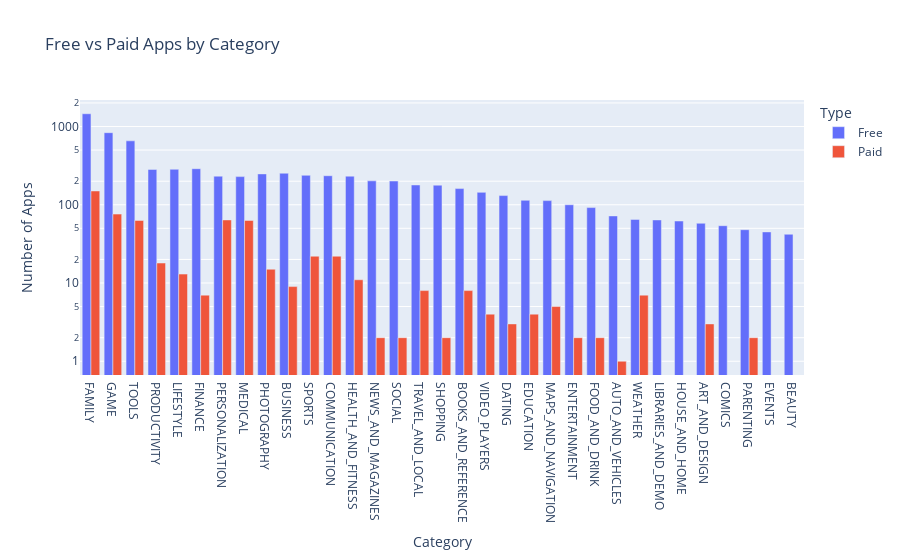

Here is the notebook cell this chart was saved with:
### Markdown cell above
Unsurprisingly the biggest categories have the most paid apps. However, there might be some patterns if we put the numbers of a graph!

### Code cell
g_bar = px.bar(df_free_vs_paid, 
               x='Category', 
               y='App',
               title='Free vs Paid Apps by Category',
               color='Type', 
               barmode='group',)

g_bar.update_layout(xaxis_title='Category',
                    yaxis_title='Number of Apps',
                    xaxis={'categoryorder':'total descending'},
                    yaxis=dict(type='log'),
                    )

g_bar.show()

### Figure 1 — Plotly figure (JSON) as saved in the notebook; plotly's stock layout.template omitted (floating-point values rounded to 4 significant figures)
{"data": [{"alignmentgroup": "True", "hovertemplate": "Type=Free<br>Category=%{x}<br>App=%{y}<extra></extra>", "legendgroup": "Free", "marker": {"color": "#636efa", "pattern": {"shape": ""}}, "name": "Free", "offsetgroup": "Free", "orientation": "v", "showlegend": true, "textposition": "auto", "x": ["ART_AND_DESIGN", "AUTO_AND_VEHICLES", "BEAUTY", "BOOKS_AND_REFERENCE", "BUSINESS", "COMICS", "COMMUNICATION", "DATING", "EDUCATION", "ENTERTAINMENT", "EVENTS", "FAMILY", "FINANCE", "FOOD_AND_DRINK", "GAME", "HEALTH_AND_FITNESS", "HOUSE_AND_HOME", "LIBRARIES_AND_DEMO", "LIFESTYLE", "MAPS_AND_NAVIGATION", "MEDICAL", "NEWS_AND_MAGAZINES", "PARENTING", "PERSONALIZATION", "PHOTOGRAPHY", "PRODUCTIVITY", "SHOPPING", "SOCIAL", "SPORTS", "TOOLS", "TRAVEL_AND_LOCAL", "VIDEO_PLAYERS", "WEATHER"], "xaxis": "x", "y": [58, 72, 42, 161, 253, 54, 235, 131, 114, 100, 45, 1456, 289, 92, 834, 232, 62, 64, 284, 113, 229, 202, 48, 232, 248, 283, 178, 201, 238, 656, 179, 144, 65], "yaxis": "y", "type": "bar"}, {"alignmentgroup": "True", "hovertemplate": "Type=Paid<br>Category=%{x}<br>App=%{y}<extra></extra>", "legendgroup": "Paid", "marker": {"color": "#EF553B", "pattern": {"shape": ""}}, "name": "Paid", "offsetgroup": "Paid", "orientation": "v", "showlegend": true, "textposition": "auto", "x": ["ART_AND_DESIGN", "AUTO_AND_VEHICLES", "BOOKS_AND_REFERENCE", "BUSINESS", "COMMUNICATION", "DATING", "EDUCATION", "ENTERTAINMENT", "FAMILY", "FINANCE", "FOOD_AND_DRINK", "GAME", "HEALTH_AND_FITNESS", "LIFESTYLE", "MAPS_AND_NAVIGATION", "MEDICAL", "NEWS_AND_MAGAZINES", "PARENTING", "PERSONALIZATION", "PHOTOGRAPHY", "PRODUCTIVITY", "SHOPPING", "SOCIAL", "SPORTS", "TOOLS", "TRAVEL_AND_LOCAL", "VIDEO_PLAYERS", "WEATHER"], "xaxis": "x", "y": [3, 1, 8, 9, 22, 3, 4, 2, 150, 7, 2, 76, 11, 13, 5, 63, 2, 2, 64, 15, 18, 2, 2, 22, 63, 8, 4, 7], "yaxis": "y", "type": "bar"}], "layout": {"xaxis": {"anchor": "y", "domain": [0, 1], "title": {"text": "Category"}, "categoryorder": "total descending"}, "yaxis": {"anchor": "x", "domain": [0, 1], "title": {"text": "Number of Apps"}, "type": "log"}, "legend": {"title": {"text": "Type"}, "tracegroupgap": 0}, "title": {"text": "Free vs Paid Apps by Category"}, "barmode": "group"}}
